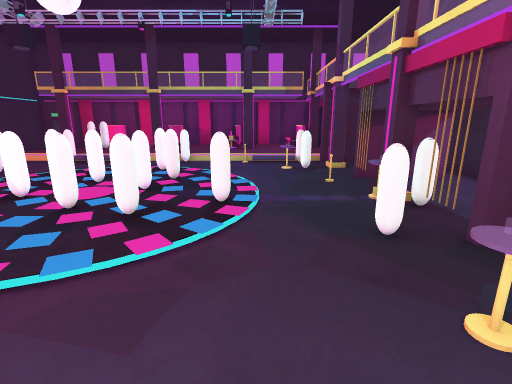
[1] (above)

24 first-person views from a walk through a 3-D level made in the Unity game engine. The camera is 1.3 m above the floor, tilts 14° down and sees 85° across. The floor is counted in squares, 0.6 m on a side. Each view is taken from the middle of a square. On the plan, view 1 faces up. The plan holds only what a view shows up to about 17 squares ahead; the rest is blank. The player character is not drawn. Surface patterns are stand-ins for the level's own textures.

[2]
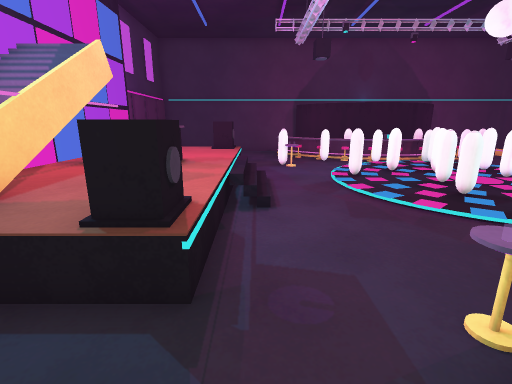

[3]
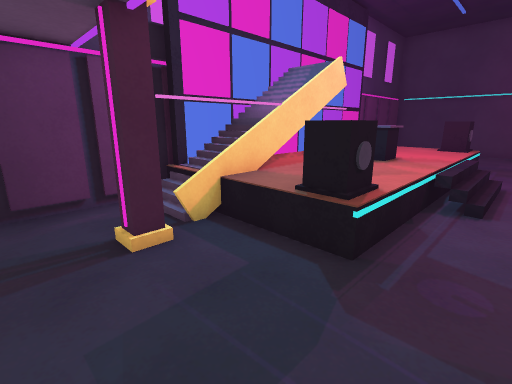

[4]
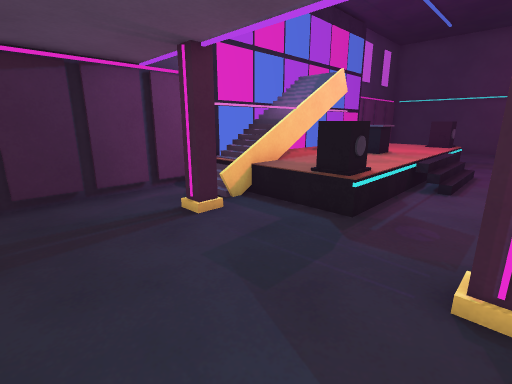

[5]
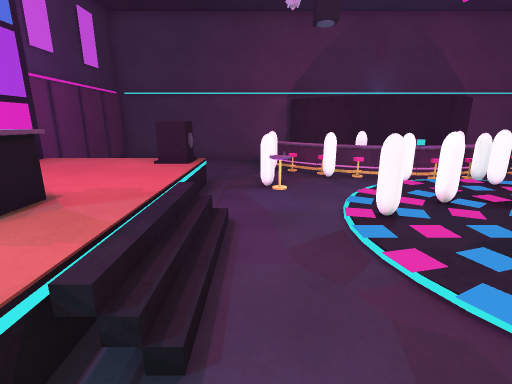

[6]
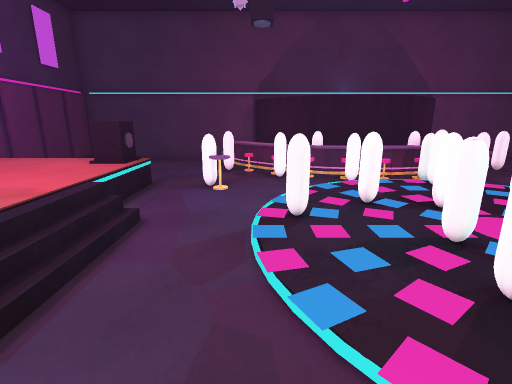

[7]
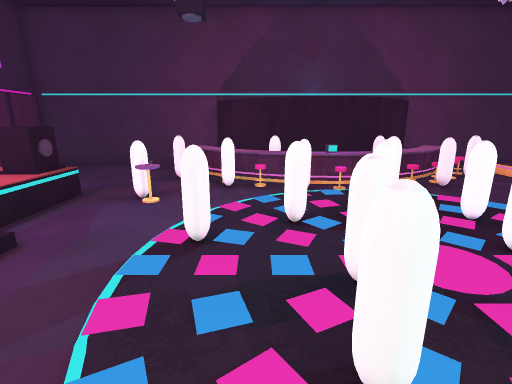

[8]
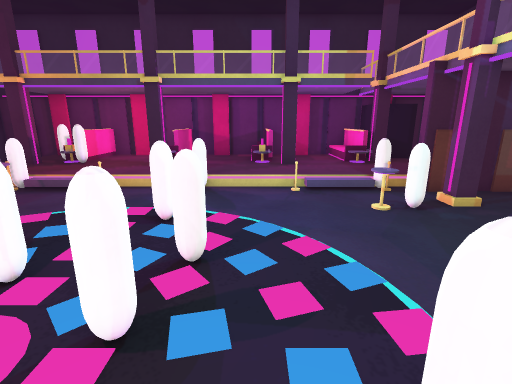

[9]
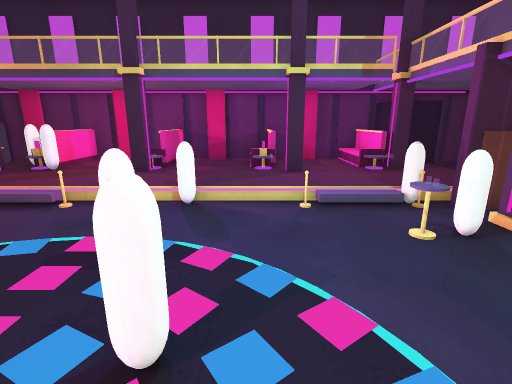

[10]
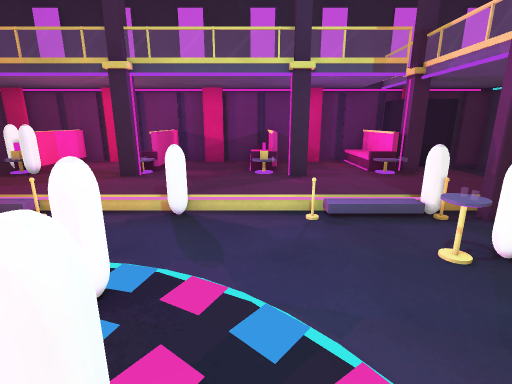

[11]
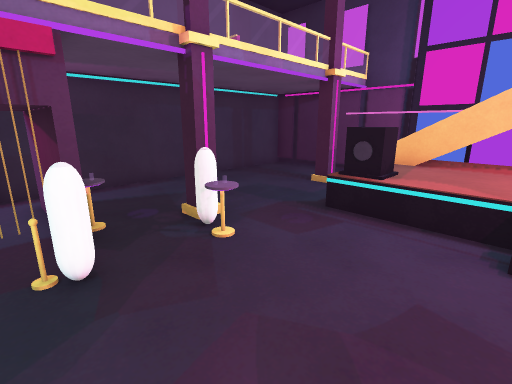

[12]
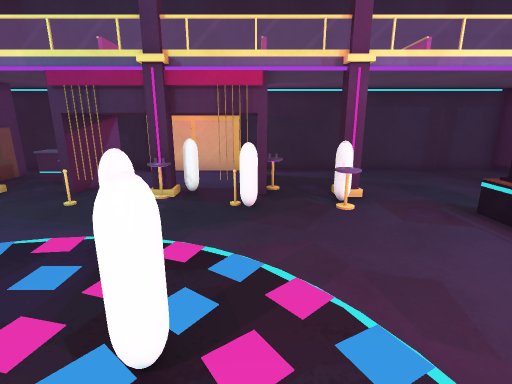

[13]
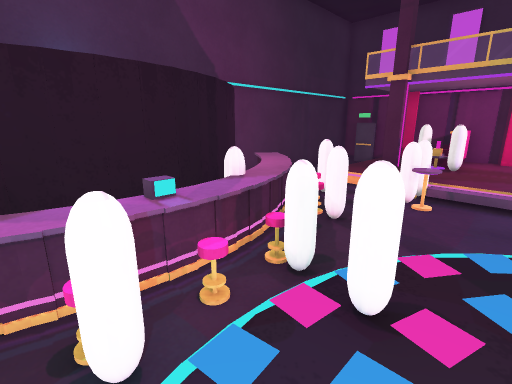

[14]
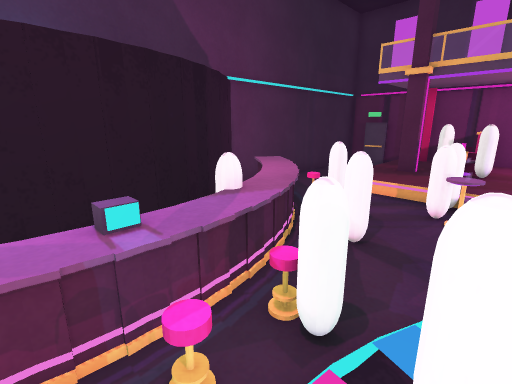

[15]
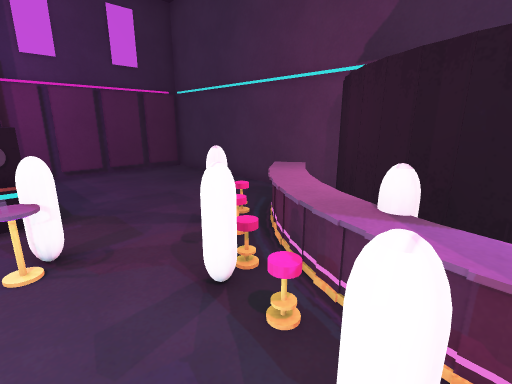

[16]
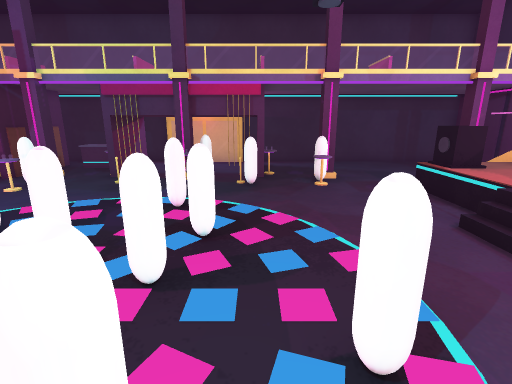

[17]
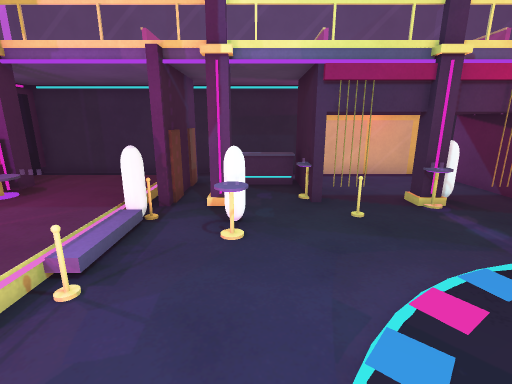

[18]
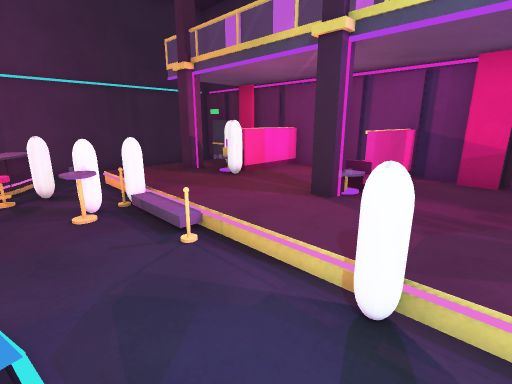

[19]
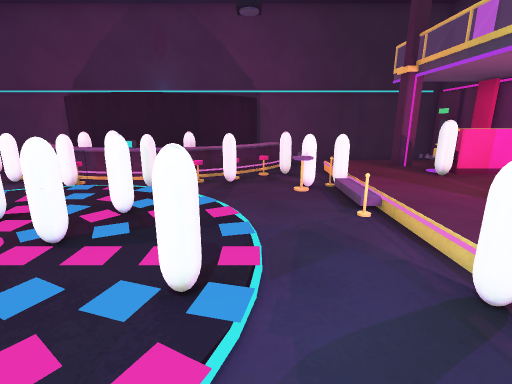

[20]
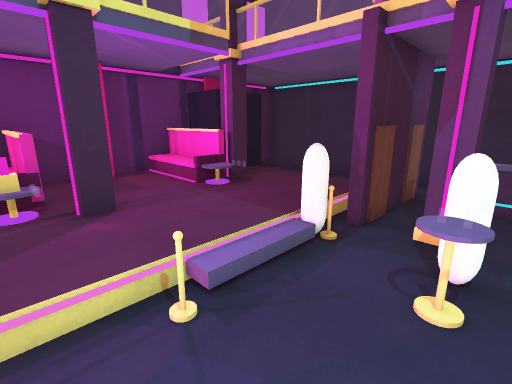

[21]
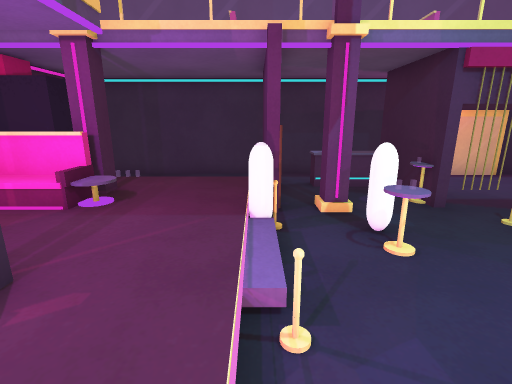

[22]
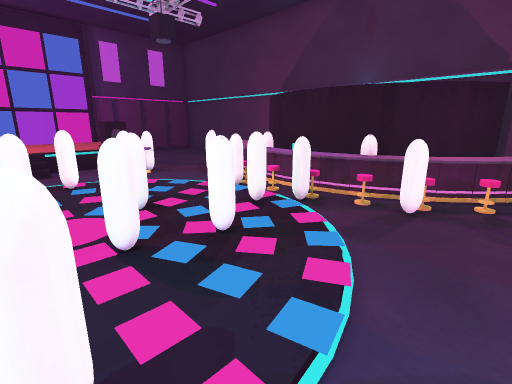

[23]
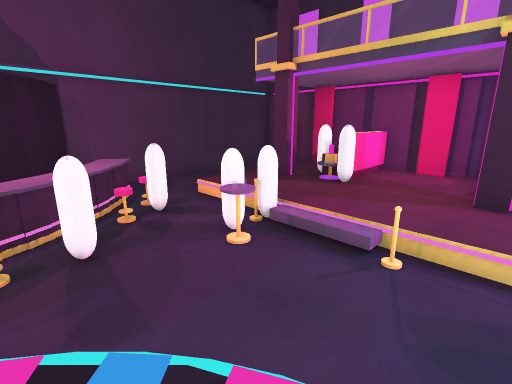

[24]
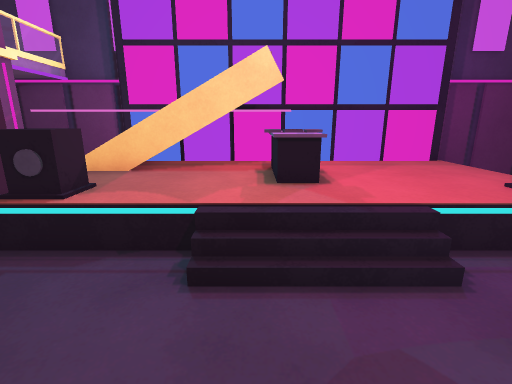

### Floor plan
Key: @ floor where view 1 was taken; # wall or solid block; x gap in a wall; . main floor; : floor 0.25 m higher than the main floor; / step, stairs or slope; = window, fence, low wall or low ledge; ^ raised ledge; v drop or lower ground; T thing the floor can be seen under or through; O other object.
Columns run from 17 left of view 1 to 9 right of it. Each row starts with its distance up from view 1.
 23  #####OO###O####O##########
 22 ###//:=##::=:::#=:::O##  .#
 21 #. /::==:::=::: =:::O### .#
 20 #  /:###:::#::: #:::O#:/ .#
 19 #. //# O:::#::::#::::::/ .#
 18 #. /:::::::::::::::::::/ .#
 17 #../:::::::::::::::::::/ .#
 16 #..///O#:/O//#//O/:=O######
 15 #.=.=.#O............ ####
 14 #=^x#..O..........OO=#.##
 13 ##^^=.............OO...=#
 12  ##^^O#......#.......####
 11   ##^^...............####
 10    #^^.=..TTT.#.....O#
  9    ##^=##..TTTT......#
  8    ##OO...TT.TT.....OO
  7    ##^=#..TT==..#....##
  6    #^^.=..T.#=#.....O##   #
  5   ##^^.............=#######
  4  ##^^O#....#......... #...#
  3 ##^^=..............OO.....#
  2 #=^x#..#O..........OO#....#
  1 #.=.=..##.................#
  0 #..........OOOO..@........#
 -1 #......##^^^^^^^^^##......#
 -2 #...... O^^^^O^^^^O#......#
 -3 #......^^^^^OO^^^^^^......#
 -4 #......^^^^^^  ^^^^^x#....#
 -5 #......^^^^^^ v OOOO......#
 -6 #......^^^^^^^######......#
 -7 ###########################

Where each view was taken, in squares from view 1:
view 1: 0 up, 0 right, facing up
view 2: 0 up, 5 right, facing left
view 3: 1 up, 6 right, facing down-left
view 4: 2 up, 8 right, facing down-left
view 5: 1 up, 0 right, facing left
view 6: 3 up, 0 right, facing left
view 7: 5 up, 1 left, facing left
view 8: 6 up, 2 left, facing up
view 9: 8 up, 2 left, facing up
view 10: 9 up, 2 left, facing up
view 11: 6 up, 2 left, facing down-right
view 12: 5 up, 5 left, facing right
view 13: 6 up, 8 left, facing up-left
view 14: 7 up, 9 left, facing up-left
view 15: 7 up, 9 left, facing down-left
view 16: 5 up, 8 left, facing right
view 17: 13 up, 4 left, facing right
view 18: 13 up, 3 left, facing up-left
view 19: 13 up, 1 left, facing left
view 20: 13 up, 2 left, facing up-right
view 21: 16 up, 3 left, facing right
view 22: 14 up, 4 left, facing down-left
view 23: 11 up, 6 left, facing up-left
view 24: 4 up, 3 left, facing down
